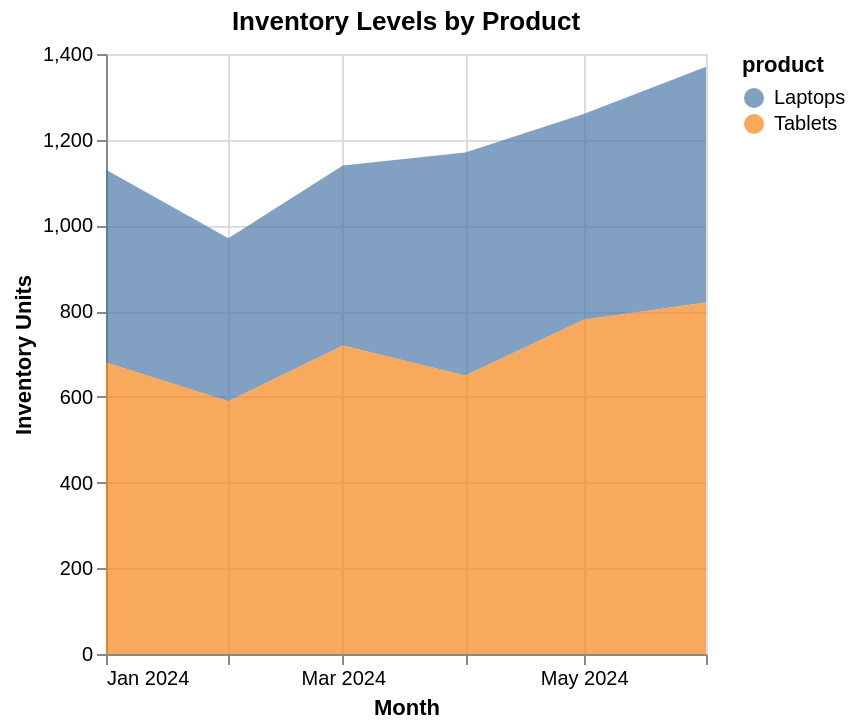

Here is the Vega-Lite specification saved for this chart:
### Vega-Lite specification from a JSON file in a GitHub repository (floating-point values rounded to 4 significant figures)
{"$schema": "https://vega.github.io/schema/vega-lite/v6.json", "description": "Inventory levels over time", "data": {"values": [{"date": "2024-01", "product": "Laptops", "units": 450}, {"date": "2024-02", "product": "Laptops", "units": 380}, {"date": "2024-03", "product": "Laptops", "units": 420}, {"date": "2024-04", "product": "Laptops", "units": 520}, {"date": "2024-05", "product": "Laptops", "units": 480}, {"date": "2024-06", "product": "Laptops", "units": 550}, {"date": "2024-01", "product": "Tablets", "units": 680}, {"date": "2024-02", "product": "Tablets", "units": 590}, {"date": "2024-03", "product": "Tablets", "units": 720}, {"date": "2024-04", "product": "Tablets", "units": 650}, {"date": "2024-05", "product": "Tablets", "units": 780}, {"date": "2024-06", "product": "Tablets", "units": 820}]}, "mark": "area", "encoding": {"x": {"field": "date", "type": "temporal", "axis": {"title": "Month", "format": "%b %Y"}}, "y": {"field": "units", "type": "quantitative", "axis": {"title": "Inventory Units"}}, "color": {"field": "product", "type": "nominal"}, "opacity": {"value": 0.7}}, "title": "Inventory Levels by Product"}
